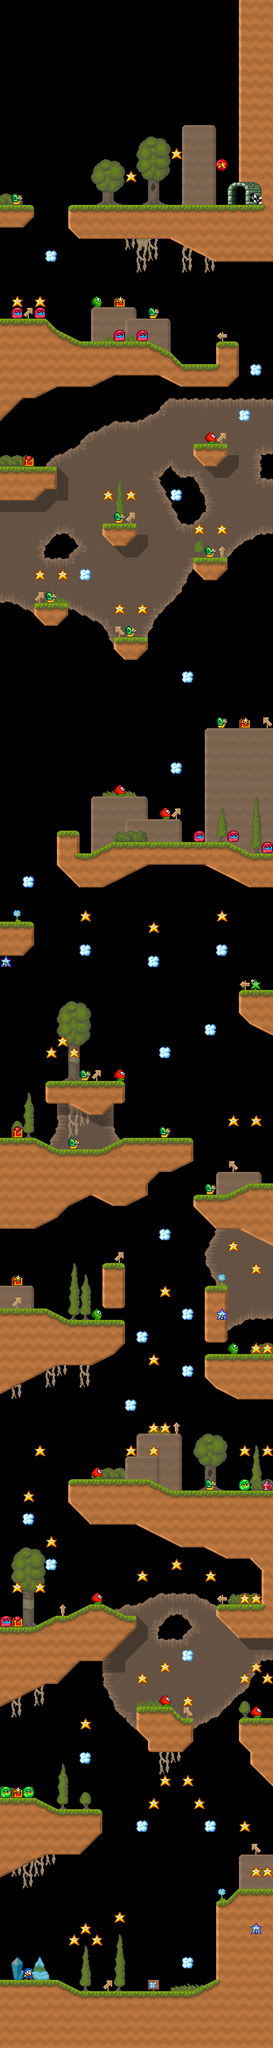

Below is a game level as drawn by its tile map, then a one-line description and the .tmx that defines it (tile-layer data replaced by summaries):
An orthogonal 24x180 tile map with 16x16 px tiles, 8 tile layers (background, background_platform, decoration, shadow, ...), 2 tilesets.

<map version="1.0" orientation="orthogonal" renderorder="right-down" width="24" height="180" tilewidth="16" tileheight="16" nextobjectid="1">
 <properties>
  <property name="music" value="skyfortress" />
  <property name="parallax1" value="sky_fortress_sky;0.0;-0.015;0;-40;0;0;0" />
  <property name="parallax2" value="sky_fortress_mountains;0.25;-0.025;0;60;0;0;0" />
  <property name="parallax3" value="sky_clouds;0.5;-0.03;0;-90;1.0;0;0" />
  <property name="timelimit" value="48" />
 </properties>
 <tileset firstgid="1" name="tileset" tilewidth="16" tileheight="16" tilecount="2048">
  <image source="../images/tileset.png" width="512" height="1024" />
 </tileset>
 <tileset firstgid="2049" name="objects" tilewidth="16" tileheight="16" tilecount="256">
  <image source="../images/objects.png" width="256" height="256" />
 </tileset>
 <layer name="background" width="24" height="180">
  <properties>
   <property name="sortOrder" value="110" />
  </properties>
  <data>[4320 cells, 716 non-empty, 97 distinct tile ids]</data>
 </layer>
 <layer name="background_platform" width="24" height="180">
  <properties>
   <property name="sortOrder" value="109" />
  </properties>
  <data>[4320 cells, 183 non-empty, 17 distinct tile ids]</data>
 </layer>
 <layer name="decoration" width="24" height="180">
  <properties>
   <property name="sortOrder" value="105" />
  </properties>
  <data>[4320 cells, 29 non-empty, 19 distinct tile ids]</data>
 </layer>
 <layer name="shadow" width="24" height="180">
  <properties>
   <property name="sortOrder" value="102" />
  </properties>
  <data>[4320 cells, 41 non-empty, 6 distinct tile ids]</data>
 </layer>
 <layer name="liquid" width="24" height="180">
  <properties>
   <property name="color" value="ffffff66" />
   <property name="sortOrder" value="95" />
  </properties>
  <data>[4320 cells, 0 non-empty, 0 distinct tile ids]</data>
 </layer>
 <layer name="collision" width="24" height="180">
  <properties>
   <property name="sortOrder" value="90" />
  </properties>
  <data>[4320 cells, 1005 non-empty, 39 distinct tile ids]</data>
 </layer>
 <layer name="overlay" width="24" height="180">
  <properties>
   <property name="sortOrder" value="89" />
  </properties>
  <data>[4320 cells, 32 non-empty, 23 distinct tile ids]</data>
 </layer>
 <layer name="objects" width="24" height="180">
  <properties>
   <property name="sortOrder" value="100" />
  </properties>
  <data>[4320 cells, 138 non-empty, 19 distinct tile ids]</data>
 </layer>
</map>
